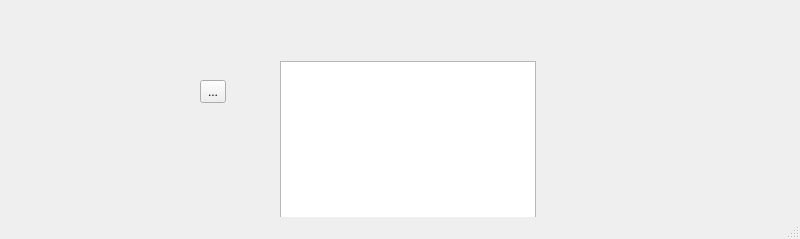
<?xml version="1.0" encoding="UTF-8"?>
<ui version="4.0">
 <class>MainWindow</class>
 <widget class="QMainWindow" name="MainWindow">
  <property name="geometry">
   <rect>
    <x>0</x>
    <y>0</y>
    <width>800</width>
    <height>239</height>
   </rect>
  </property>
  <property name="windowTitle">
   <string>MainWindow</string>
  </property>
  <widget class="QWidget" name="centralwidget">
   <widget class="QToolButton" name="toolButton">
    <property name="geometry">
     <rect>
      <x>200</x>
      <y>80</y>
      <width>26</width>
      <height>23</height>
     </rect>
    </property>
    <property name="text">
     <string>...</string>
    </property>
   </widget>
   <widget class="QListView" name="listView">
    <property name="geometry">
     <rect>
      <x>280</x>
      <y>61</y>
      <width>256</width>
      <height>221</height>
     </rect>
    </property>
   </widget>
  </widget>
  <widget class="QMenuBar" name="menubar">
   <property name="geometry">
    <rect>
     <x>0</x>
     <y>0</y>
     <width>800</width>
     <height>25</height>
    </rect>
   </property>
  </widget>
  <widget class="QStatusBar" name="statusbar"/>
 </widget>
 <resources/>
 <connections/>
</ui>
